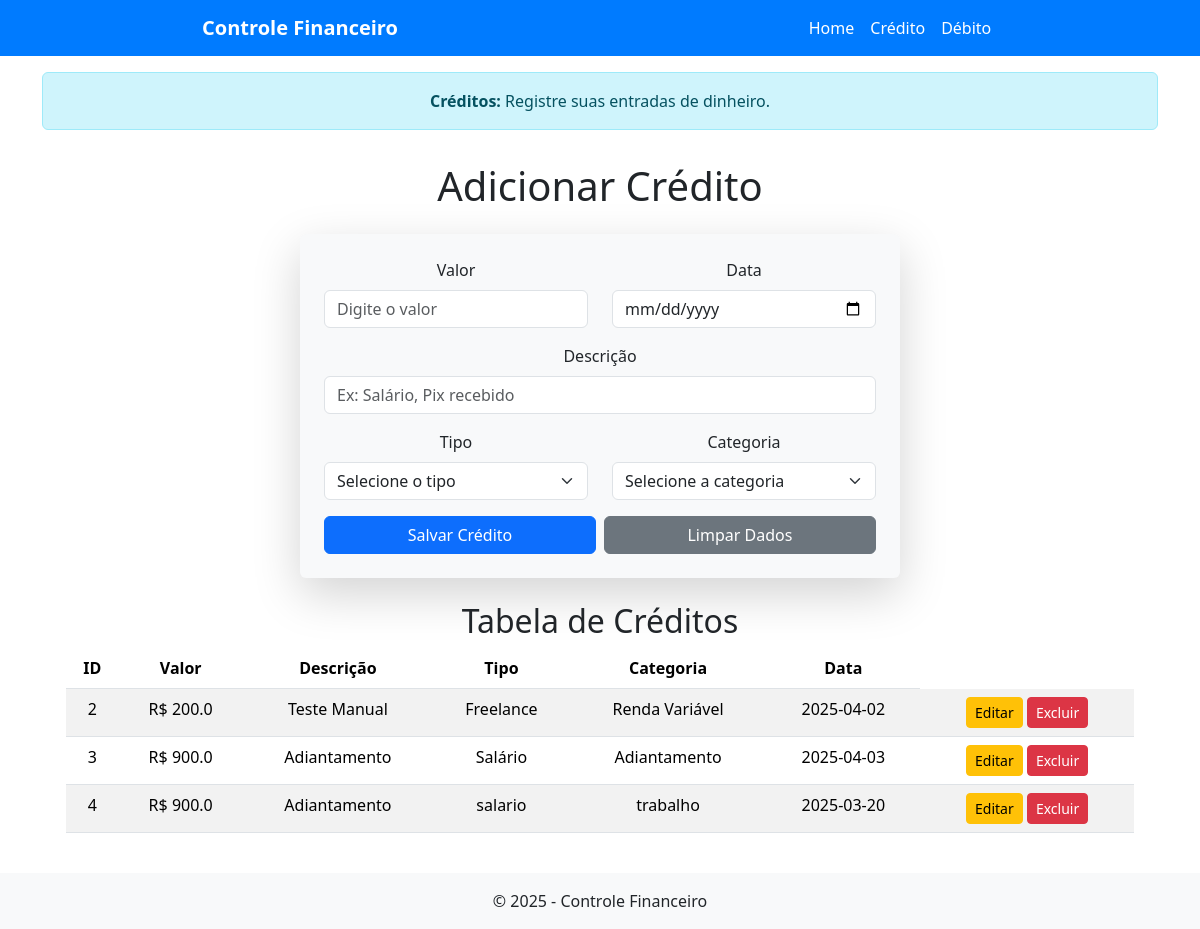
The app's page /credito, older data.
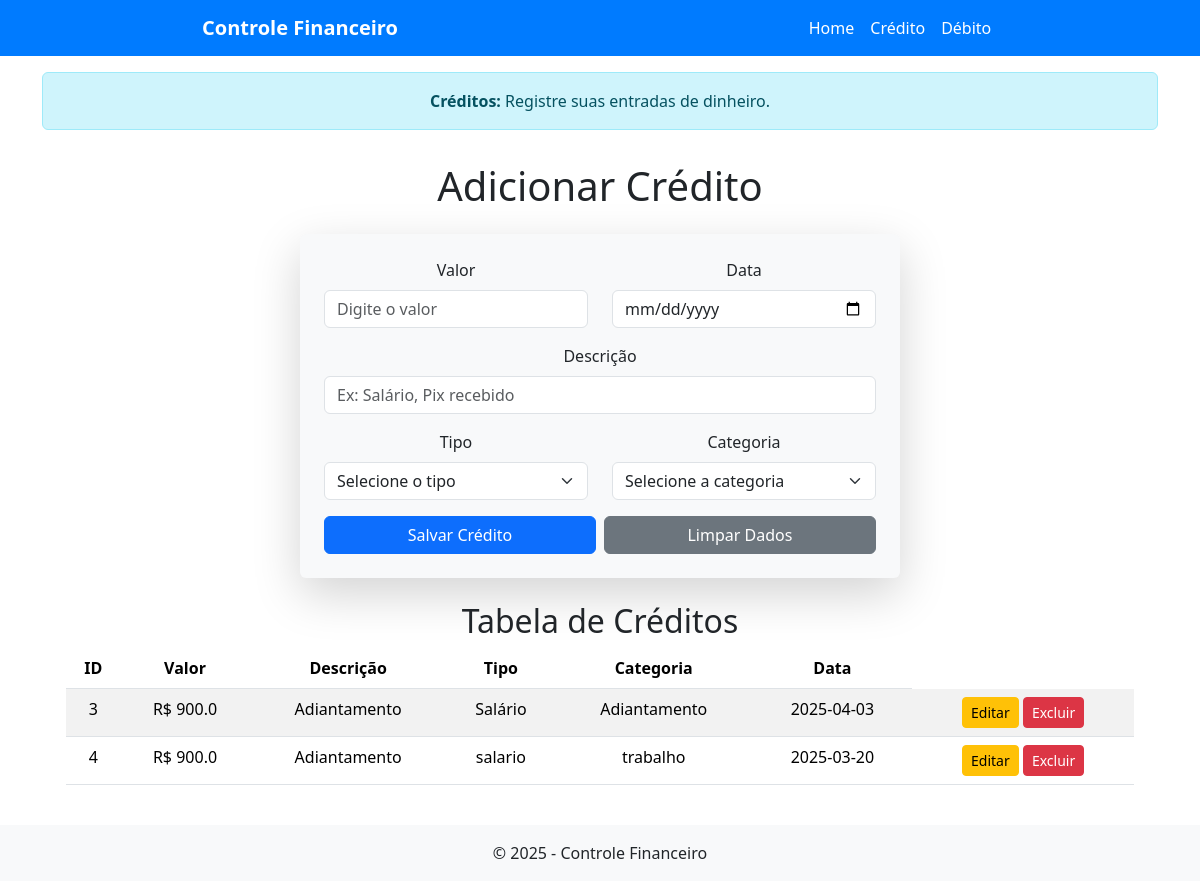
The same page, newer data.
### tables this page shows
CREATE TABLE creditos (
            id INTEGER PRIMARY KEY AUTOINCREMENT,
            valor REAL NOT NULL,
            descricao TEXT NOT NULL,
            tipo TEXT NOT NULL,
            categoria TEXT NOT NULL,
            data TEXT NOT NULL
        );

### app.py (the view, shortened to what this page needs)
@app.route("/credito", methods=["GET", "POST"])
def credito():
    conaxao = sqlite3.connect("financeiro.db")
    cursor = conaxao.cursor()
    cursor.execute("SELECT * FROM creditos")
    creditos = cursor.fetchall()
    conaxao.close()
    return render_template("credito.html", creditos=creditos)

### templates/credito.html (shortened to what this page needs)
{% extends 'base.html' %}
{% block alert %}
    <div class="container mt-3">
        <div class="alert alert-info text-center" role="alert">
            <strong>Créditos:</strong> Registre suas entradas de dinheiro.
        </div>
    </div>
{% endblock %}
{% block content %}
    <div class="container mt-3">
        <h1 class="mb-4 text-center">Adicionar Crédito</h1>
        <form method="POST" class="p-4 rounded shadow-lg bg-light mx-auto" style="max-width: 600px;" id="creditoForm">
            <div class="row">
                <div class="col-md-6 mb-3">
                    <label for="valor" class="form-label">Valor</label>
                    <input type="number" step="0.01" class="form-control" id="valor" name="valor" placeholder="Digite o valor" required>
                </div>
                <div class="col-md-6 mb-3">
                    <label for="data" class="form-label">Data</label>
                    <input type="date" class="form-control" id="data" name="data" required>
                </div>
            </div>
            <div class="mb-3">
                <label for="descricao" class="form-label">Descrição</label>
                <input type="text" class="form-control" id="descricao" name="descricao" placeholder="Ex: Salário, Pix recebido" required>
            </div>
            <div class="row">
                <div class="col-md-6 mb-3">
                    <label for="tipo" class="form-label">Tipo</label>
                    <select class="form-select" id="tipo" name="tipo" required>
                        <option value="" selected disabled>Selecione o tipo</option>
                    </select>
                </div>
                <div class="col-md-6 mb-3">
                    <label for="categoria" class="form-label">Categoria</label>
                    <select class="form-select" id="categoria" name="categoria" required>
                        <option value="" selected disabled>Selecione a categoria</option>
                    </select>
                </div>
            </div>
            <div class="d-flex gap-2">
                <button type="submit" class="btn btn-primary flex-grow-1">Salvar Crédito</button>
                <button type="reset" class="btn btn-secondary flex-grow-1">Limpar Dados</button>
            </div>
        </form>
        <div class="container mt-4">
            <h2 class="text-center">Tabela de Créditos</h2>
            <table class="table table-striped">
                <thead>
                    <tr>
                        <th>ID</th>
                        <th>Valor</th>
                        <th>Descrição</th>
                        <th>Tipo</th>
                        <th>Categoria</th>
                        <th>Data</th>
                    </tr>
                </thead>
                <tbody>
                    {% for credito in creditos %}
                    <tr>
                        <td>{{ credito[0] }}</td>
                        <td>R$ {{ credito[1] }}</td>
                        <td>{{ credito[2] }}</td>
                        <td>{{ credito[3] }}</td>
                        <td>{{ credito[4] }}</td>
                        <td>{{ credito[5] }}</td>
                        <td>
                            <a href="{{ url_for('editar_credito', id=credito[0]) }}" class="btn btn-warning btn-sm">Editar</a>
                            <a href="{{ url_for('excluir_credito', id=credito[0]) }}" class="btn btn-danger btn-sm">Excluir</a>
                        </td>
                    </tr>
                    {% endfor %}
                </tbody>
            </table>
        </div>
    </div>
{% endblock %}

### templates/base.html (shortened to what this page needs)
<!DOCTYPE html>
<html lang="pt-br">
<head>
    <link href="https://cdn.jsdelivr.net/npm/bootstrap@5.3.3/dist/css/bootstrap.min.css"
          rel="stylesheet"
>
</head>
<body class="d-flex flex-column min-vh-100">
    {% include 'includes/navbar.html' %}
    {% block alert %}{% endblock %}
    <main class="container flex-grow-1">
        <div class="text-center">
            {% block content %}{% endblock %}
        </div>
    </main>
    {% include 'includes/footer.html' %}
</body>
</html>

### templates/includes/navbar.html (shortened to what this page needs)
<nav class="navbar navbar-expand-lg" style="background-color: #007BFF;">
    <div class="container">
        <a class="navbar-brand text-white fw-bold mx-auto" href="{{ url_for('home') }}">Controle Financeiro</a>
    </div>
    <div class="container">
        <div class="collapse navbar-collapse justify-content-center" id="navbarNav">
            <ul class="navbar-nav">
                <li class="nav-item">
                    <a class="nav-link text-white" href="{{ url_for('home') }}">Home</a>
                </li>
                <li class="nav-item">
                    <a class="nav-link text-white" href="{{ url_for('credito') }}">Crédito</a>
                </li>
                <li class="nav-item">
                    <a class="nav-link text-white" href="{{ url_for('debito') }}">Débito</a>
                </li>
            </ul>
        </div>
    </div>
</nav>

### templates/includes/footer.html
<footer class="text-center p-3 mt-4" style="background-color: #f8f9fa;">
    <p class="mb-0">&copy; 2025 - Controle Financeiro</p>
</footer>

Row changes from the older to the newer data that the page shows:
removed creditos: id "2", valor "200.0", descricao "Teste Manual", tipo "Freelance", categoria "Renda Variável", data "2025-04-02"
